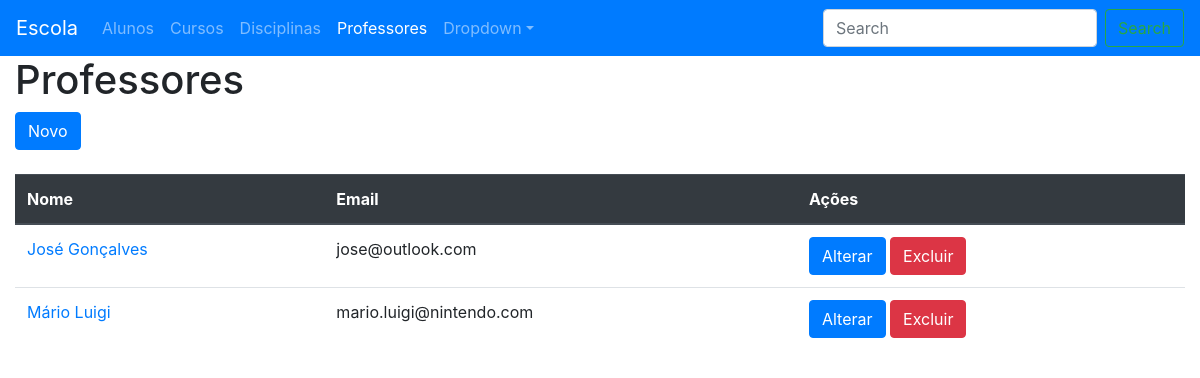
The page /professores/ on the database as committed earlier.
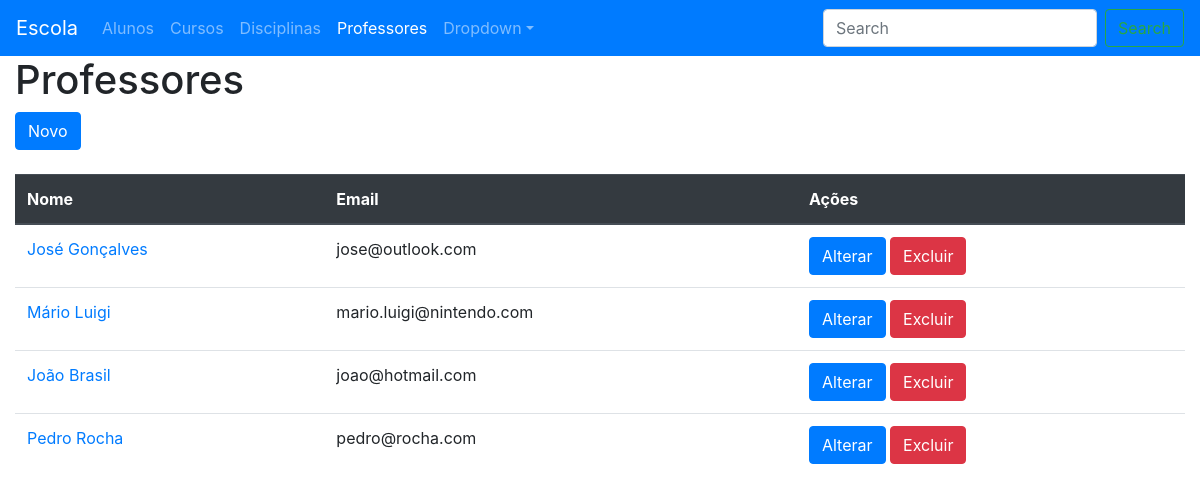
The same page on the database as committed later.
### escola/models.py (models this page shows, shortened)
class Professor(models.Model):
    nome = models.CharField(max_length=100)
    cpf = models.IntegerField()
    telefone = models.CharField(max_length=20)
    email = models.EmailField()

### escola/views.py (the view)
# urls.py: path('professores/', views.ProfessorListView.as_view(), name='lista-professores'),
class ProfessorListView(ListView):
    model = Professor

### escola/templates/escola/professor_list.html
{% extends 'escola/base.html' %}
{% block content %}
<h1>Professores</h1>
<a name="" id="" class="btn btn-primary" href="{% url 'novo-professor' %}" role="button">Novo</a><br><br>
<table class="table">
    <thead class="thead-dark">
        <tr>
            <th>Nome</th>
            <th>Email</th>
            <th>Ações</th>
        </tr>
    </thead>
    <tbody>
{% for professor in professor_list %}
        <tr>
            <td scope="row"><a href="{% url 'detalhe-professor' professor.id %}">{{ professor.nome }}</a></td>
            <td>{{ professor.email }}</td>
            <td><a name="" id="" class="btn btn-primary" href="{% url 'alterar-professor' professor.id %}" role="button">Alterar</a>
            <a name="" id="" class="btn btn-danger" href="{% url 'excluir-professor' professor.id %}" role="button">Excluir</a></td>
        </tr>
{% endfor %}
    </tbody>
</table>
{% endblock content %}

Rows that differ between the two databases and show on the page:
added Professor: nome "João Brasil", email "joao@hotmail.com"
added Professor: nome "Pedro Rocha", email "pedro@rocha.com"
